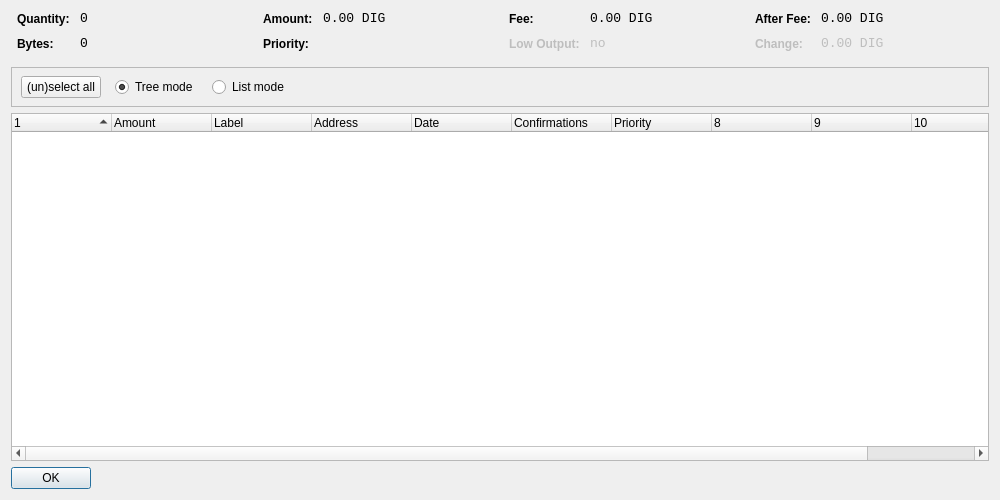
<?xml version="1.0" encoding="UTF-8"?>
<ui version="4.0">
 <class>CoinControlDialog</class>
 <widget class="QDialog" name="CoinControlDialog">
  <property name="geometry">
   <rect>
    <x>0</x>
    <y>0</y>
    <width>1000</width>
    <height>500</height>
   </rect>
  </property>
  <property name="windowTitle">
   <string>Coin Control</string>
  </property>
  <layout class="QVBoxLayout" name="verticalLayout">
   <item>
    <layout class="QHBoxLayout" name="horizontalLayoutTop" stretch="0,0,0,0">
     <property name="topMargin">
      <number>0</number>
     </property>
     <property name="bottomMargin">
      <number>10</number>
     </property>
     <item>
      <layout class="QFormLayout" name="formLayoutCoinControl1">
       <property name="horizontalSpacing">
        <number>10</number>
       </property>
       <property name="verticalSpacing">
        <number>10</number>
       </property>
       <property name="leftMargin">
        <number>6</number>
       </property>
       <property name="rightMargin">
        <number>6</number>
       </property>
       <item row="0" column="0">
        <widget class="QLabel" name="labelCoinControlQuantityText">
         <property name="styleSheet">
          <string notr="true">font-weight:bold;</string>
         </property>
         <property name="text">
          <string>Quantity:</string>
         </property>
        </widget>
       </item>
       <item row="0" column="1">
        <widget class="QLabel" name="labelCoinControlQuantity">
         <property name="font">
          <font>
           <family>Monospace</family>
           <pointsize>10</pointsize>
          </font>
         </property>
         <property name="cursor">
          <cursorShape>IBeamCursor</cursorShape>
         </property>
         <property name="contextMenuPolicy">
          <enum>Qt::ActionsContextMenu</enum>
         </property>
         <property name="text">
          <string notr="true">0</string>
         </property>
         <property name="textInteractionFlags">
          <set>Qt::LinksAccessibleByMouse|Qt::TextSelectableByKeyboard|Qt::TextSelectableByMouse</set>
         </property>
        </widget>
       </item>
       <item row="1" column="0">
        <widget class="QLabel" name="labelCoinControlBytesText">
         <property name="styleSheet">
          <string notr="true">font-weight:bold;</string>
         </property>
         <property name="text">
          <string>Bytes:</string>
         </property>
        </widget>
       </item>
       <item row="1" column="1">
        <widget class="QLabel" name="labelCoinControlBytes">
         <property name="font">
          <font>
           <family>Monospace</family>
           <pointsize>10</pointsize>
          </font>
         </property>
         <property name="cursor">
          <cursorShape>IBeamCursor</cursorShape>
         </property>
         <property name="contextMenuPolicy">
          <enum>Qt::ActionsContextMenu</enum>
         </property>
         <property name="text">
          <string notr="true">0</string>
         </property>
         <property name="textInteractionFlags">
          <set>Qt::LinksAccessibleByMouse|Qt::TextSelectableByKeyboard|Qt::TextSelectableByMouse</set>
         </property>
        </widget>
       </item>
      </layout>
     </item>
     <item>
      <layout class="QFormLayout" name="formLayoutCoinControl2">
       <property name="horizontalSpacing">
        <number>10</number>
       </property>
       <property name="verticalSpacing">
        <number>10</number>
       </property>
       <property name="leftMargin">
        <number>6</number>
       </property>
       <property name="rightMargin">
        <number>6</number>
       </property>
       <item row="0" column="0">
        <widget class="QLabel" name="labelCoinControlAmountText">
         <property name="styleSheet">
          <string notr="true">font-weight:bold;</string>
         </property>
         <property name="text">
          <string>Amount:</string>
         </property>
        </widget>
       </item>
       <item row="0" column="1">
        <widget class="QLabel" name="labelCoinControlAmount">
         <property name="font">
          <font>
           <family>Monospace</family>
           <pointsize>10</pointsize>
          </font>
         </property>
         <property name="cursor">
          <cursorShape>IBeamCursor</cursorShape>
         </property>
         <property name="contextMenuPolicy">
          <enum>Qt::ActionsContextMenu</enum>
         </property>
         <property name="text">
          <string notr="true">0.00 DIG</string>
         </property>
         <property name="textInteractionFlags">
          <set>Qt::LinksAccessibleByMouse|Qt::TextSelectableByKeyboard|Qt::TextSelectableByMouse</set>
         </property>
        </widget>
       </item>
       <item row="1" column="0">
        <widget class="QLabel" name="labelCoinControlPriorityText">
         <property name="styleSheet">
          <string notr="true">font-weight:bold;</string>
         </property>
         <property name="text">
          <string>Priority:</string>
         </property>
        </widget>
       </item>
       <item row="1" column="1">
        <widget class="QLabel" name="labelCoinControlPriority">
         <property name="font">
          <font>
           <family>Monospace</family>
           <pointsize>10</pointsize>
          </font>
         </property>
         <property name="cursor">
          <cursorShape>IBeamCursor</cursorShape>
         </property>
         <property name="contextMenuPolicy">
          <enum>Qt::ActionsContextMenu</enum>
         </property>
         <property name="text">
          <string/>
         </property>
         <property name="textInteractionFlags">
          <set>Qt::LinksAccessibleByMouse|Qt::TextSelectableByKeyboard|Qt::TextSelectableByMouse</set>
         </property>
        </widget>
       </item>
      </layout>
     </item>
     <item>
      <layout class="QFormLayout" name="formLayoutCoinControl3">
       <property name="horizontalSpacing">
        <number>10</number>
       </property>
       <property name="verticalSpacing">
        <number>10</number>
       </property>
       <property name="leftMargin">
        <number>6</number>
       </property>
       <property name="rightMargin">
        <number>6</number>
       </property>
       <item row="0" column="0">
        <widget class="QLabel" name="labelCoinControlFeeText">
         <property name="styleSheet">
          <string notr="true">font-weight:bold;</string>
         </property>
         <property name="text">
          <string>Fee:</string>
         </property>
        </widget>
       </item>
       <item row="0" column="1">
        <widget class="QLabel" name="labelCoinControlFee">
         <property name="font">
          <font>
           <family>Monospace</family>
           <pointsize>10</pointsize>
          </font>
         </property>
         <property name="cursor">
          <cursorShape>IBeamCursor</cursorShape>
         </property>
         <property name="contextMenuPolicy">
          <enum>Qt::ActionsContextMenu</enum>
         </property>
         <property name="text">
          <string notr="true">0.00 DIG</string>
         </property>
         <property name="textInteractionFlags">
          <set>Qt::LinksAccessibleByMouse|Qt::TextSelectableByKeyboard|Qt::TextSelectableByMouse</set>
         </property>
        </widget>
       </item>
       <item row="1" column="0">
        <widget class="QLabel" name="labelCoinControlLowOutputText">
         <property name="enabled">
          <bool>false</bool>
         </property>
         <property name="styleSheet">
          <string notr="true">font-weight:bold;</string>
         </property>
         <property name="text">
          <string>Low Output:</string>
         </property>
        </widget>
       </item>
       <item row="1" column="1">
        <widget class="QLabel" name="labelCoinControlLowOutput">
         <property name="enabled">
          <bool>false</bool>
         </property>
         <property name="font">
          <font>
           <family>Monospace</family>
           <pointsize>10</pointsize>
          </font>
         </property>
         <property name="cursor">
          <cursorShape>IBeamCursor</cursorShape>
         </property>
         <property name="contextMenuPolicy">
          <enum>Qt::ActionsContextMenu</enum>
         </property>
         <property name="text">
          <string notr="true">no</string>
         </property>
         <property name="textInteractionFlags">
          <set>Qt::LinksAccessibleByMouse|Qt::TextSelectableByKeyboard|Qt::TextSelectableByMouse</set>
         </property>
        </widget>
       </item>
      </layout>
     </item>
     <item>
      <layout class="QFormLayout" name="formLayoutCoinControl4">
       <property name="horizontalSpacing">
        <number>10</number>
       </property>
       <property name="verticalSpacing">
        <number>10</number>
       </property>
       <property name="leftMargin">
        <number>6</number>
       </property>
       <property name="rightMargin">
        <number>6</number>
       </property>
       <item row="0" column="0">
        <widget class="QLabel" name="labelCoinControlAfterFeeText">
         <property name="styleSheet">
          <string notr="true">font-weight:bold;</string>
         </property>
         <property name="text">
          <string>After Fee:</string>
         </property>
        </widget>
       </item>
       <item row="0" column="1">
        <widget class="QLabel" name="labelCoinControlAfterFee">
         <property name="font">
          <font>
           <family>Monospace</family>
           <pointsize>10</pointsize>
          </font>
         </property>
         <property name="cursor">
          <cursorShape>IBeamCursor</cursorShape>
         </property>
         <property name="contextMenuPolicy">
          <enum>Qt::ActionsContextMenu</enum>
         </property>
         <property name="text">
          <string notr="true">0.00 DIG</string>
         </property>
         <property name="textInteractionFlags">
          <set>Qt::LinksAccessibleByMouse|Qt::TextSelectableByKeyboard|Qt::TextSelectableByMouse</set>
         </property>
        </widget>
       </item>
       <item row="1" column="0">
        <widget class="QLabel" name="labelCoinControlChangeText">
         <property name="enabled">
          <bool>false</bool>
         </property>
         <property name="styleSheet">
          <string notr="true">font-weight:bold;</string>
         </property>
         <property name="text">
          <string>Change:</string>
         </property>
        </widget>
       </item>
       <item row="1" column="1">
        <widget class="QLabel" name="labelCoinControlChange">
         <property name="enabled">
          <bool>false</bool>
         </property>
         <property name="font">
          <font>
           <family>Monospace</family>
           <pointsize>10</pointsize>
          </font>
         </property>
         <property name="cursor">
          <cursorShape>IBeamCursor</cursorShape>
         </property>
         <property name="contextMenuPolicy">
          <enum>Qt::ActionsContextMenu</enum>
         </property>
         <property name="text">
          <string notr="true">0.00 DIG</string>
         </property>
         <property name="textInteractionFlags">
          <set>Qt::LinksAccessibleByMouse|Qt::TextSelectableByKeyboard|Qt::TextSelectableByMouse</set>
         </property>
        </widget>
       </item>
      </layout>
     </item>
    </layout>
   </item>
   <item>
    <widget class="QFrame" name="frame">
     <property name="minimumSize">
      <size>
       <width>0</width>
       <height>40</height>
      </size>
     </property>
     <property name="frameShape">
      <enum>QFrame::StyledPanel</enum>
     </property>
     <property name="frameShadow">
      <enum>QFrame::Sunken</enum>
     </property>
     <widget class="QWidget" name="horizontalLayoutWidget">
      <property name="geometry">
       <rect>
        <x>10</x>
        <y>0</y>
        <width>781</width>
        <height>41</height>
       </rect>
      </property>
      <layout class="QHBoxLayout" name="horizontalLayoutPanel" stretch="0,0,0,0,0">
       <property name="spacing">
        <number>14</number>
       </property>
       <item>
        <widget class="QPushButton" name="pushButtonSelectAll">
         <property name="sizePolicy">
          <sizepolicy hsizetype="Maximum" vsizetype="Fixed">
           <horstretch>0</horstretch>
           <verstretch>0</verstretch>
          </sizepolicy>
         </property>
         <property name="text">
          <string>(un)select all</string>
         </property>
        </widget>
       </item>
       <item>
        <widget class="QRadioButton" name="radioTreeMode">
         <property name="sizePolicy">
          <sizepolicy hsizetype="Maximum" vsizetype="Fixed">
           <horstretch>0</horstretch>
           <verstretch>0</verstretch>
          </sizepolicy>
         </property>
         <property name="text">
          <string>Tree mode</string>
         </property>
         <property name="checked">
          <bool>true</bool>
         </property>
        </widget>
       </item>
       <item>
        <widget class="QRadioButton" name="radioListMode">
         <property name="sizePolicy">
          <sizepolicy hsizetype="Maximum" vsizetype="Fixed">
           <horstretch>0</horstretch>
           <verstretch>0</verstretch>
          </sizepolicy>
         </property>
         <property name="text">
          <string>List mode</string>
         </property>
        </widget>
       </item>
       <item>
        <spacer name="horizontalSpacer">
         <property name="orientation">
          <enum>Qt::Horizontal</enum>
         </property>
         <property name="sizeHint" stdset="0">
          <size>
           <width>40</width>
           <height>20</height>
          </size>
         </property>
        </spacer>
       </item>
      </layout>
     </widget>
    </widget>
   </item>
   <item>
    <widget class="CoinControlTreeWidget" name="treeWidget">
     <property name="contextMenuPolicy">
      <enum>Qt::CustomContextMenu</enum>
     </property>
     <property name="sortingEnabled">
      <bool>false</bool>
     </property>
     <property name="columnCount">
      <number>11</number>
     </property>
     <attribute name="headerShowSortIndicator" stdset="0">
      <bool>true</bool>
     </attribute>
     <attribute name="headerStretchLastSection">
      <bool>false</bool>
     </attribute>
     <column>
      <property name="text">
       <string/>
      </property>
     </column>
     <column>
      <property name="text">
       <string>Amount</string>
      </property>
     </column>
     <column>
      <property name="text">
       <string>Label</string>
      </property>
     </column>
     <column>
      <property name="text">
       <string>Address</string>
      </property>
     </column>
     <column>
      <property name="text">
       <string>Date</string>
      </property>
     </column>
     <column>
      <property name="text">
       <string>Confirmations</string>
      </property>
      <property name="toolTip">
       <string>Confirmed</string>
      </property>
     </column>
     <column>
      <property name="text">
       <string>Priority</string>
      </property>
     </column>
     <column>
      <property name="text">
       <string/>
      </property>
     </column>
     <column>
      <property name="text">
       <string/>
      </property>
     </column>
     <column>
      <property name="text">
       <string/>
      </property>
     </column>
     <column>
      <property name="text">
       <string/>
      </property>
     </column>
    </widget>
   </item>
   <item>
    <widget class="QDialogButtonBox" name="buttonBox">
     <property name="sizePolicy">
      <sizepolicy hsizetype="Maximum" vsizetype="Fixed">
       <horstretch>0</horstretch>
       <verstretch>0</verstretch>
      </sizepolicy>
     </property>
     <property name="orientation">
      <enum>Qt::Horizontal</enum>
     </property>
     <property name="standardButtons">
      <set>QDialogButtonBox::Ok</set>
     </property>
    </widget>
   </item>
  </layout>
 </widget>
 <customwidgets>
  <customwidget>
   <class>CoinControlTreeWidget</class>
   <extends>QTreeWidget</extends>
   <header>coincontroltreewidget.h</header>
  </customwidget>
 </customwidgets>
 <resources/>
 <connections/>
</ui>
